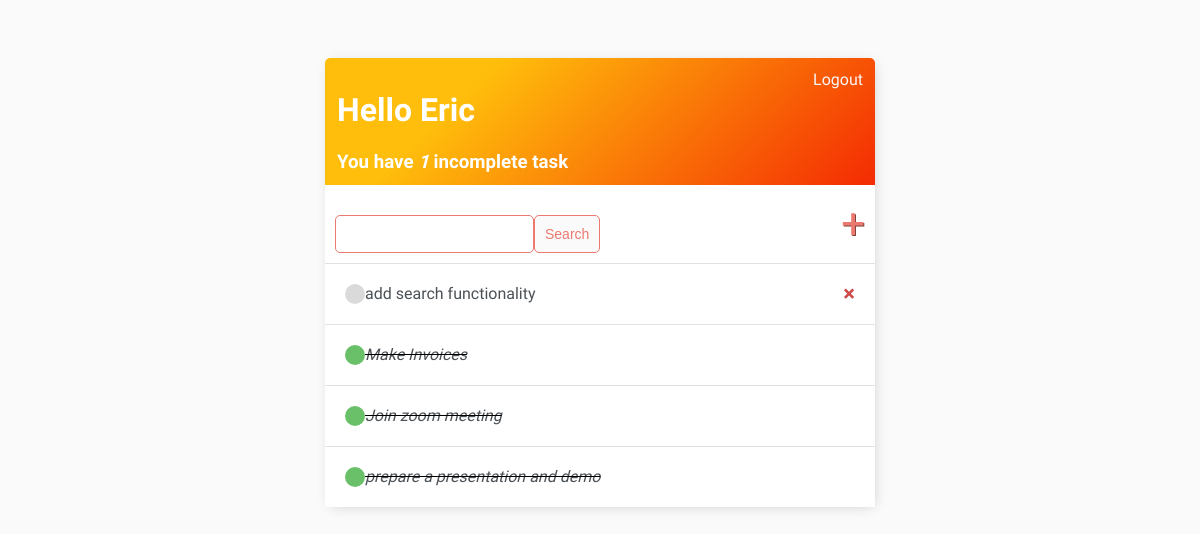
The app's page / (signed in), older data.
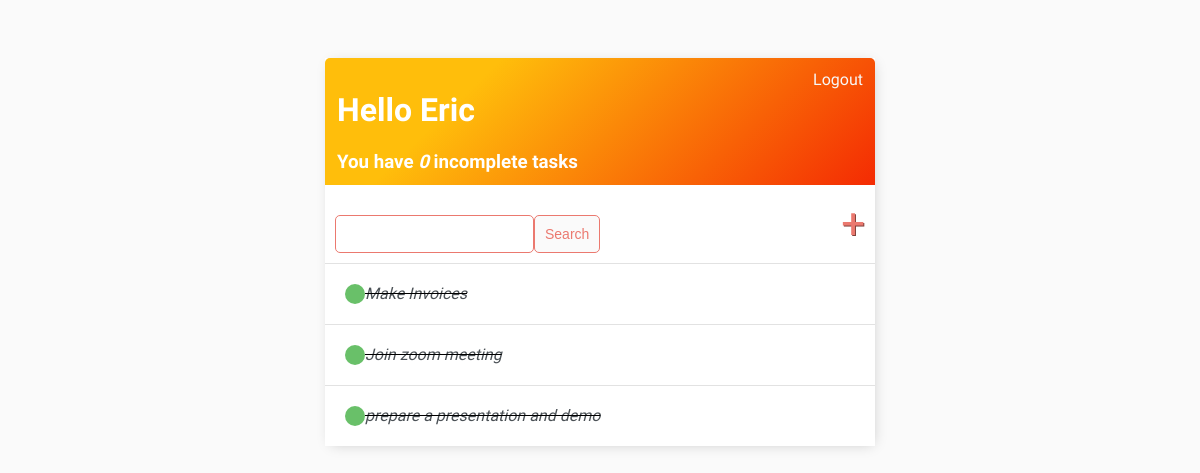
The same page, newer data.
### base/models.py (models this page shows)
class Task(models.Model):
    user = models.ForeignKey(User, on_delete=models.CASCADE, null=True, blank=True)
    title = models.CharField(max_length=200)
    description = models.TextField(null=True, blank=True)
    complete = models.BooleanField(default=False)
    created = models.DateTimeField(auto_now_add=True)
    def __str__(Self):
        return Self.title
    class Meta:
        ordering = ['complete']

### base/views.py (the view)
# urls.py: path('', TaskList.as_view(), name='tasks'),
class TaskList(LoginRequiredMixin, ListView):
    model = Task
    context_object_name = 'tasks'
    def get_context_data(self, **kwargs):
        context = super().get_context_data(**kwargs)
        context['tasks'] = context['tasks'].filter(user=self.request.user)
        context['count'] = context['tasks'].filter(complete=False).count()
        search_input = self.request.GET.get('search-area') or ''
        if search_input:
            context['tasks'] = context['tasks'].filter(title__icontains=search_input)
            context['search_input'] = search_input
        return context

### base/templates/base/task_list.html
{% extends 'base/main.html' %}
{% block content %}
<div class="header-bar">
    <div>
        <h1> Hello {{request.user|title}}</h1>
        <h3 style="margin: 0">You have <i>{{count}}</i> incomplete task{{ count|pluralize:"s" }}</h3>
    </div>
    {% if request.user.is_authenticated %}
    <a href="{% url 'logout' %}">Logout</a>
    {% else %}
    <a href="{% url 'login' %}">Login</a>
    {% endif %}
</div>
<div id="search-add-wrapper">
    <form method="GET" style="margin-top: 20px; display: flex;">
        <input type="text" name="search-area" value="{{search_input}}">
        <input class="button" type="submit" value="Search">
    </form>
    <a id="add-link" href="{% url 'task-create' %}">&#x2b;</a>
</div>
<div class="task-items-wrapper">
    {% for task in tasks %}
        <div class="task-wrapper">
            {% if task.complete %}
                <div class="task-title">
                    <div class="task-complete-icon"></div>
                    <i><s><a href="{% url 'task-update' task.id %}">{{task}}</a></s></i>
                </div>
            {% else %}
            <div class="task-title">
                <div class="task-incomplete-icon"></div>
                <a href="{% url 'task-update' task.id %}">{{task}}</a>
            </div>
            <a class="delete-link" href="{% url 'task-delete' task.id %}">&#215;</a>
            {% endif %}
        </div>
    {% empty %}
        <h3>No tasks available</h3>
    {% endfor %}
</div>
{% endblock content %}

Row changes from the older to the newer data that the page shows:
removed Task: title "add search functionality"
Text that changed along with them:
{{ count }}: "1" → "0"
